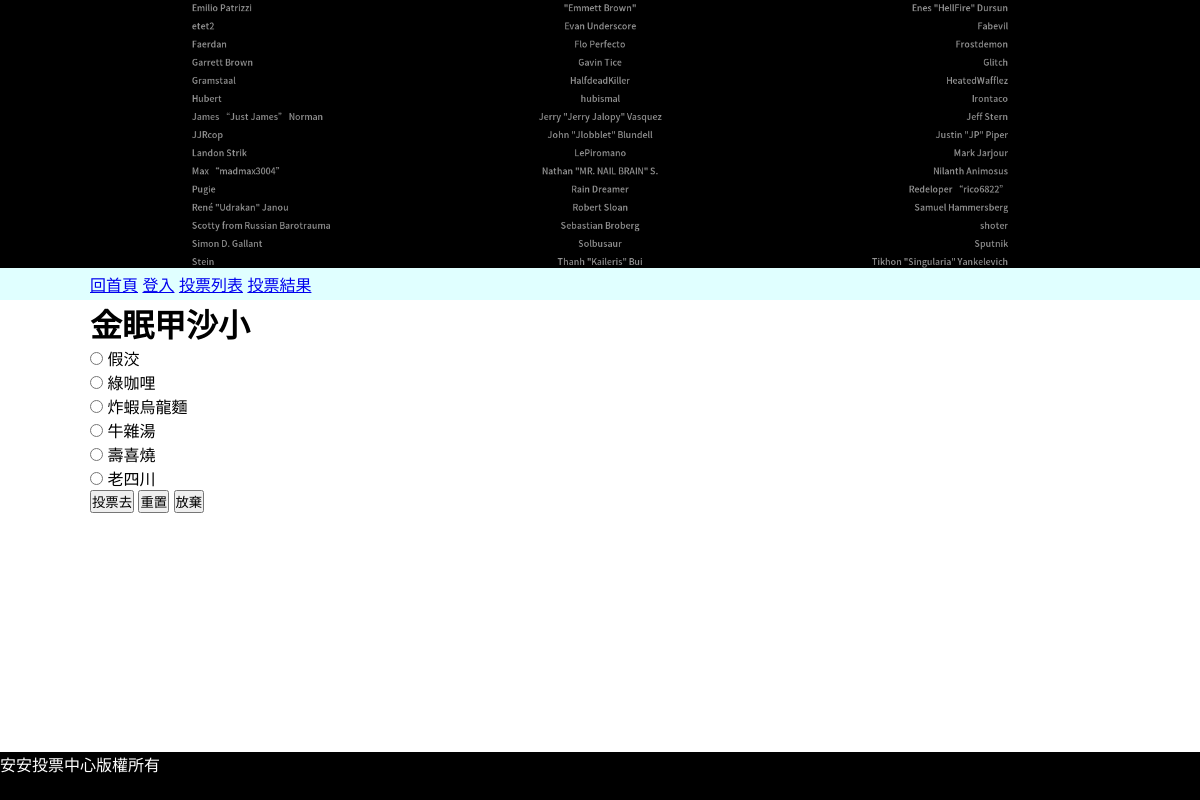
/?do=vote&id=1, run on the app's committed database.
### tables this page shows
CREATE TABLE `subjects` (
  `id` int(11) UNSIGNED NOT NULL,
  `subject` varchar(128) NOT NULL,
  `type_id` int(11) NOT NULL,
  `multiple` tinyint(1) NOT NULL DEFAULT 0,
  `mulit_limit` tinyint(2) NOT NULL DEFAULT 1,
  `start` date NOT NULL,
  `end` date NOT NULL,
  `total` int(11) UNSIGNED NOT NULL DEFAULT 0
);

CREATE TABLE `options` (
  `id` int(11) UNSIGNED NOT NULL,
  `option` varchar(128) NOT NULL,
  `subject_id` int(11) NOT NULL,
  `total` int(11) NOT NULL DEFAULT 0
);

### api/base.php (called while the page is built, shortened)
<?php
function pdo(){
    $dsn="mysql:host=localhost;charset=utf8;dbname=s1110103";
    return new PDO($dsn,'s1110103','s1110103');
}
function all($table,...$arg){
    $pdo=pdo();
    $sql="SELECT * FROM $table ";
    switch(count($arg)){
        case 1:
            if(is_array($arg[0]) && !empty($arg[0])){
                foreach($arg[0] as $key => $value){
                    $tmp[]="`$key`='$value'";
                }
                $sql.=" WHERE ". implode(" AND " ,$tmp);
            }elseif(empty($arg[0])){
            }else{
                $sql.=$arg[0];
            }
        break;
        }
        return $pdo->query($sql)->fetchAll(PDO::FETCH_ASSOC);
    }
function find($table,$arg){
    $pdo=pdo();
    $sql="SELECT * FROM $table WHERE ";
        if(is_array($arg)){
            foreach($arg as $key => $value){
                $tmp[]="`$key`='$value'";
            }
            $sql.=implode(" AND " ,$tmp);
        }else{
            $sql.=" `id`='$arg'";
        }
        return $pdo->query($sql)->fetch(PDO::FETCH_ASSOC);
    }
?>

### front/vote.php (the view)
<?php
include_once "./api/base.php";
$subject=find("subjects",$_GET['id']);
$opts=all('options',['subject_id'=>$_GET['id']]);
?>
<h1><?=$subject['subject'];?></h1>
<form action="./api/vote.php" method="post">
<?php
foreach($opts as $opt){
?>
    <div class="vote-item">
        <?php
        if($subject['multiple']==0){
        ?>
        <input type="radio" name="opt" value="<?=$opt['id'];?>">
        <?php
        }else{
        ?>
        <input type="checkbox" name="opt[]" value="<?=$opt['id'];?>">
        <?php
        }
        ?>
        <?=$opt['option'];?>
    </div>
<?php
}
?>
<input type="submit" value="投票去">
<input type="reset" value="重置">
<input type="button" value="放棄" onclick="location.href='index.php'">
</form>

### css/basic.css (style rules this page uses)
* { margin: 0; padding: 0; list-style-type: none; box-sizing: border-box; font-family: Arial, Helvetica, sans-serif; }

### data on the page
subjects: subject "金眠甲沙小"
options: option "假洨"
options: option "綠咖哩"
options: option "炸蝦烏龍麵"
options: option "牛雜湯"
options: option "壽喜燒"
options: option "老四川"
